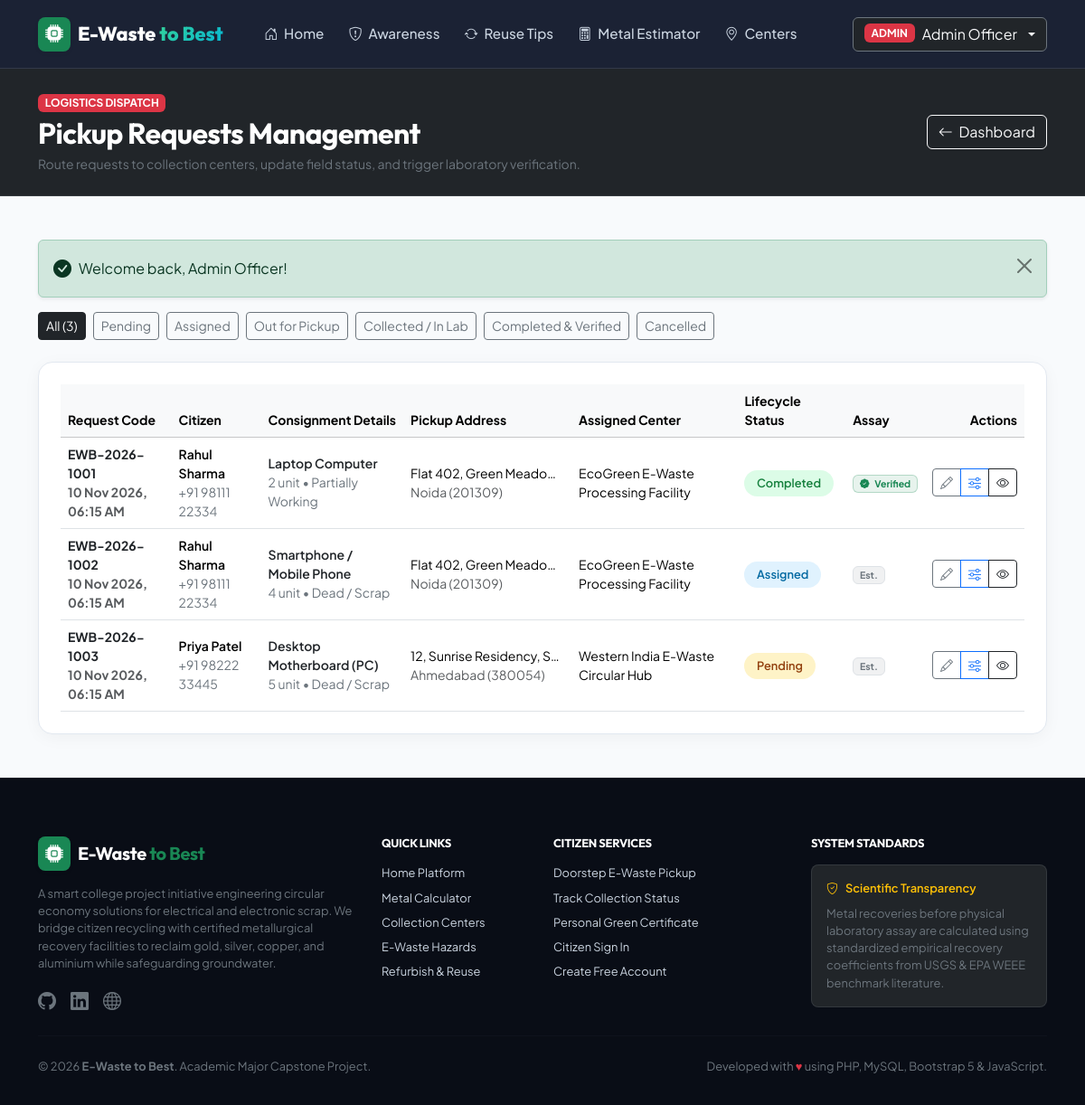
Screenshot of /admin/pickups.php (signed in) with the database file from the repository.
### tables this page shows
CREATE TABLE `pickup_requests` (
  `id` INT AUTO_INCREMENT PRIMARY KEY,
  `request_code` VARCHAR(25) NOT NULL UNIQUE,
  `user_id` INT NOT NULL,
  `center_id` INT NULL,
  `device_category_id` INT NOT NULL,
  `quantity` DECIMAL(10, 2) NOT NULL COMMENT 'Number of units or kg',
  `pickup_address` TEXT NOT NULL,
  `pickup_city` VARCHAR(60) NOT NULL,
  `pickup_pincode` VARCHAR(10) NOT NULL,
  `preferred_date` DATE NOT NULL,
  `preferred_slot` ENUM('Morning (9AM - 12PM)', 'Afternoon (12PM - 3PM)', 'Evening (3PM - 6PM)') NOT NULL,
  `item_condition` ENUM('Working', 'Partially Working', 'Dead / Scrap') DEFAULT 'Dead / Scrap',
  `special_notes` TEXT NULL,
  
   
  `est_copper_g` DECIMAL(10, 3) DEFAULT 0.000,
  `est_aluminium_g` DECIMAL(10, 3) DEFAULT 0.000,
  `est_silver_g` DECIMAL(10, 4) DEFAULT 0.0000,
  `est_gold_g` DECIMAL(10, 4) DEFAULT 0.0000,
  `est_total_value` DECIMAL(10, 2) DEFAULT 0.00,
  `est_co2_saved_kg` DECIMAL(10, 2) DEFAULT 0.00,

   
  `is_verified` TINYINT(1) DEFAULT 0,
  `actual_weight_kg` DECIMAL(10, 2) NULL,
  `actual_copper_g` DECIMAL(10, 3) NULL,
  `actual_aluminium_g` DECIMAL(10, 3) NULL,
  `actual_silver_g` DECIMAL(10, 4) NULL,
  `actual_gold_g` DECIMAL(10, 4) NULL,
  `actual_payout_value` DECIMAL(10, 2) NULL,
  `verification_notes` TEXT NULL,

   
  `status` ENUM('Pending', 'Assigned', 'Out for Pickup', 'Collected', 'Completed', 'Cancelled') DEFAULT 'Pending',
  `admin_remarks` TEXT NULL,
  `created_at` TIMESTAMP DEFAULT CURRENT_TIMESTAMP,
  `updated_at` TIMESTAMP DEFAULT CURRENT_TIMESTAMP ON UPDATE CURRENT_TIMESTAMP,

  FOREIGN KEY (`user_id`) REFERENCES `users`(`id`) ON DELETE CASCADE,
  FOREIGN KEY (`center_id`) REFERENCES `collection_centers`(`id`) ON DELETE SET NULL,
  FOREIGN KEY (`device_category_id`) REFERENCES `device_categories`(`id`) ON DELETE RESTRICT
);

CREATE TABLE `users` (
  `id` INT AUTO_INCREMENT PRIMARY KEY,
  `fullname` VARCHAR(100) NOT NULL,
  `email` VARCHAR(120) NOT NULL UNIQUE,
  `password` VARCHAR(255) NOT NULL,
  `phone` VARCHAR(20) NOT NULL,
  `address` TEXT NOT NULL,
  `city` VARCHAR(60) NOT NULL,
  `pincode` VARCHAR(10) NOT NULL,
  `role` ENUM('user', 'admin') DEFAULT 'user',
  `created_at` TIMESTAMP DEFAULT CURRENT_TIMESTAMP,
  `updated_at` TIMESTAMP DEFAULT CURRENT_TIMESTAMP ON UPDATE CURRENT_TIMESTAMP
);

CREATE TABLE `device_categories` (
  `id` INT AUTO_INCREMENT PRIMARY KEY,
  `category_name` VARCHAR(100) NOT NULL,
  `unit_type` ENUM('unit', 'kg') DEFAULT 'unit',
  `description` VARCHAR(255),
  `copper_yield_g` DECIMAL(10, 4) DEFAULT 0.0000 COMMENT 'Grams of Copper per unit or kg',
  `aluminium_yield_g` DECIMAL(10, 4) DEFAULT 0.0000 COMMENT 'Grams of Aluminium per unit or kg',
  `silver_yield_g` DECIMAL(10, 4) DEFAULT 0.0000 COMMENT 'Grams of Silver per unit or kg',
  `gold_yield_g` DECIMAL(10, 4) DEFAULT 0.0000 COMMENT 'Grams of Gold per unit or kg',
  `co2_saving_kg` DECIMAL(10, 2) DEFAULT 0.00 COMMENT 'Estimated CO2 avoided per unit or kg',
  `toxic_diverted_kg` DECIMAL(10, 2) DEFAULT 0.00 COMMENT 'Toxic material diverted from landfill',
  `is_active` TINYINT(1) DEFAULT 1
);

CREATE TABLE `collection_centers` (
  `id` INT AUTO_INCREMENT PRIMARY KEY,
  `center_name` VARCHAR(150) NOT NULL,
  `contact_person` VARCHAR(100) NOT NULL,
  `phone` VARCHAR(25) NOT NULL,
  `email` VARCHAR(100) NOT NULL,
  `address` TEXT NOT NULL,
  `city` VARCHAR(60) NOT NULL,
  `state` VARCHAR(60) NOT NULL,
  `pincode` VARCHAR(10) NOT NULL,
  `operating_hours` VARCHAR(100) DEFAULT '9:00 AM - 6:00 PM (Mon-Sat)',
  `accepted_items` TEXT COMMENT 'Comma separated device categories',
  `latitude` DECIMAL(10, 7) NULL,
  `longitude` DECIMAL(10, 7) NULL,
  `is_active` TINYINT(1) DEFAULT 1,
  `created_at` TIMESTAMP DEFAULT CURRENT_TIMESTAMP
);

### admin/pickups.php (the view, shortened to what this page needs)
<?php
require_once __DIR__ . '/../includes/functions.php';
require_once __DIR__ . '/../includes/admin_check.php';
$statusFilter = $_GET['status'] ?? 'all';
$requests = [];
if ($pdo) {
    try {
        $sql = "
            SELECT r.*, c.category_name, c.unit_type, cc.center_name, cc.city as center_city,
                   u.fullname as citizen_name, u.phone as citizen_phone
            FROM pickup_requests r
            JOIN device_categories c ON r.device_category_id = c.id
            LEFT JOIN collection_centers cc ON r.center_id = cc.id
            JOIN users u ON r.user_id = u.id
        ";
        $params = [];
        $sql .= " ORDER BY r.created_at DESC";
        $stmt = $pdo->prepare($sql);
        $stmt->execute($params);
        $requests = $stmt->fetchAll();
    } catch (PDOException $e) {
        $requests = [];
    }
}
require_once __DIR__ . '/../includes/header.php';
?>
<div class="bg-dark text-white py-4 border-bottom border-secondary border-opacity-25">
    <div class="container">
        <div class="d-flex flex-column flex-md-row justify-content-between align-items-md-center gap-3">
            <div>
                <span class="badge bg-danger small mb-1">LOGISTICS DISPATCH</span>
                <h2 class="fw-bold mb-1">Pickup Requests Management</h2>
                <p class="text-secondary small mb-0">Route requests to collection centers, update field status, and trigger laboratory verification.</p>
            </div>
            <div>
                <a href="<?= BASE_URL ?>/admin/dashboard.php" class="btn btn-outline-light">
                    <i class="bi bi-arrow-left me-1"></i> Dashboard
                </a>
            </div>
        </div>
    </div>
</div>
<div class="container py-5">
    <div class="d-flex flex-wrap gap-2 mb-4">
        <a href="<?= BASE_URL ?>/admin/pickups.php?status=all" class="btn btn-sm <?= ($statusFilter === 'all') ? 'btn-dark' : 'btn-outline-secondary' ?>">
            All (<?= count($requests) ?>)
        </a>
        <a href="<?= BASE_URL ?>/admin/pickups.php?status=Pending" class="btn btn-sm <?= ($statusFilter === 'Pending') ? 'btn-warning text-dark' : 'btn-outline-secondary' ?>">
            Pending
        </a>
        <a href="<?= BASE_URL ?>/admin/pickups.php?status=Assigned" class="btn btn-sm <?= ($statusFilter === 'Assigned') ? 'btn-primary' : 'btn-outline-secondary' ?>">
            Assigned
        </a>
        <a href="<?= BASE_URL ?>/admin/pickups.php?status=Out for Pickup" class="btn btn-sm <?= ($statusFilter === 'Out for Pickup') ? 'btn-info text-dark' : 'btn-outline-secondary' ?>">
            Out for Pickup
        </a>
        <a href="<?= BASE_URL ?>/admin/pickups.php?status=Collected" class="btn btn-sm <?= ($statusFilter === 'Collected') ? 'btn-secondary' : 'btn-outline-secondary' ?>">
            Collected / In Lab
        </a>
        <a href="<?= BASE_URL ?>/admin/pickups.php?status=Completed" class="btn btn-sm <?= ($statusFilter === 'Completed') ? 'btn-success' : 'btn-outline-secondary' ?>">
            Completed & Verified
        </a>
        <a href="<?= BASE_URL ?>/admin/pickups.php?status=Cancelled" class="btn btn-sm <?= ($statusFilter === 'Cancelled') ? 'btn-danger' : 'btn-outline-secondary' ?>">
            Cancelled
        </a>
    </div>
    <div class="card card-modern p-4">
        <?php if (!empty($requests)): ?>
            <div class="table-responsive">
                <table class="table table-hover align-middle mb-0 small">
                    <thead class="table-light">
                        <tr>
                            <th>Request Code</th>
                            <th>Citizen</th>
                            <th>Consignment Details</th>
                            <th>Pickup Address</th>
                            <th>Assigned Center</th>
                            <th>Lifecycle Status</th>
                            <th>Assay</th>
                            <th class="text-end">Actions</th>
                        </tr>
                    </thead>
                    <tbody>
                        <?php foreach ($requests as $req): ?>
                            <?php $statusSlug = strtolower(str_replace(' ', '-', $req['status'])); ?>
                            <tr>
                                <td class="fw-bold">
                                    <a href="<?= BASE_URL ?>/user/view-request.php?code=<?= urlencode($req['request_code']) ?>" class="text-dark text-decoration-none fw-bold">
                                        <?= sanitize($req['request_code']) ?>
                                    </a>
                                    <div class="text-muted text-xs"><?= date('d M Y, h:i A', strtotime($req['created_at'])) ?></div>
                                </td>
                                <td>
                                    <div class="fw-semibold"><?= sanitize($req['citizen_name']) ?></div>
                                    <div class="text-secondary text-xs"><?= sanitize($req['citizen_phone']) ?></div>
                                </td>
                                <td>
                                    <div class="fw-semibold text-dark"><?= sanitize($req['category_name']) ?></div>
                                    <div class="text-secondary text-xs"><?= (float)$req['quantity'] ?> <?= sanitize($req['unit_type']) ?> &bull; <?= sanitize($req['item_condition']) ?></div>
                                </td>
                                <td>
                                    <div class="text-truncate" style="max-width: 170px;" title="<?= sanitize($req['pickup_address']) ?>">
                                        <?= sanitize($req['pickup_address']) ?>
                                    </div>
                                    <div class="text-muted text-xs"><?= sanitize($req['pickup_city']) ?> (<?= sanitize($req['pickup_pincode']) ?>)</div>
                                </td>
                                <td>
                                    <?= !empty($req['center_name']) ? sanitize($req['center_name']) : '<span class="text-danger small">Unassigned</span>' ?>
                                </td>
                                <td>
                                    <span class="badge-status badge-status-<?= $statusSlug ?>">
                                        <?= sanitize($req['status']) ?>
                                    </span>
                                </td>
                                <td>
                                    <?php if ($req['is_verified']): ?>
                                        <span class="badge bg-success bg-opacity-10 text-success border border-success border-opacity-25">
                                            <i class="bi bi-patch-check-fill me-1"></i> Verified
                                        </span>
                                    <?php else: ?>
                                        <span class="badge bg-secondary bg-opacity-10 text-secondary border">
                                            Est.
                                        </span>
                                    <?php endif; ?>
                                </td>
                                <td class="text-end">
                                    <div class="btn-group btn-group-sm">
                                        <button type="button" class="btn btn-outline-secondary" data-bs-toggle="modal" data-bs-target="#updateModal<?= $req['id'] ?>" title="Quick Update Status">
                                            <i class="bi bi-pencil"></i>
                                        </button>
                                        <a href="<?= BASE_URL ?>/admin/verify-pickup.php?id=<?= $req['id'] ?>" class="btn btn-outline-primary" title="Record Lab Verified Assay">
                                            <i class="bi bi-sliders"></i>
                                        </a>
                                        <a href="<?= BASE_URL ?>/user/view-request.php?code=<?= urlencode($req['request_code']) ?>" class="btn btn-outline-dark" title="View Voucher">
                                            <i class="bi bi-eye"></i>
                                        </a>
                                    </div>
                                </td>
                            </tr>
                        <?php endforeach; ?>
                    </tbody>
                </table>
            </div>
        <?php endif; ?>
    </div>
</div>
<?php require_once __DIR__ . '/../includes/footer.php'; ?>

### assets/css/style.css (style rules this page uses)
:root { --primary-emerald: #10b981; --primary-dark: #064e3b; --primary-light: #d1fae5; --secondary-teal: #0d9488; --accent-cyan: #06b6d4; --dark-slate: #0f172a; --surface-card: #ffffff; --bg-soft: #f8fafc; --text-primary: #1e293b; --text-secondary: #64748b; --border-color: #e2e8f0; --metal-gold: #f59e0b; --metal-gold-bg: #fef3c7; --metal-silver: #64748b; --metal-silver-bg: #f1f5f9; --metal-copper: #c2410c; --metal-copper-bg: #ffedd5; --metal-aluminium: #475569; --metal-aluminium-bg: #e2e8f0; --font-heading: 'Outfit', sans-serif; --font-body: 'Plus Jakarta Sans', sans-serif; }
body { font-family: var(--font-body); color: var(--text-primary); background-color: var(--bg-soft); min-height: 100vh; display: flex; flex-direction: column; }
h1, h2, h3, h4, h5, h6, .brand-font { font-family: var(--font-heading); font-weight: 700; letter-spacing: -0.02em; }
.card-modern { background: var(--surface-card); border: 1px solid var(--border-color); border-radius: 16px; box-shadow: 0 4px 20px -2px rgba(0, 0, 0, 0.05); transition: transform 0.25s ease, box-shadow 0.25s ease; }
.badge-status { padding: 0.4rem 0.85rem; border-radius: 20px; font-weight: 600; font-size: 0.8rem; }
.badge-status-pending { background: #fef3c7; color: #92400e; }
.badge-status-assigned { background: #e0f2fe; color: #0369a1; }
.badge-status-completed { background: #dcfce7; color: #15803d; }

### rows the page displays
pickup_requests: request_code "EWB-2026-1001", created_at "10 Nov 2026, 06:15 AM", user.fullname "Rahul Sharma", user.phone "+91 98111 22334", device_category.category_name "Laptop Computer", quantity "2", device_category.unit_type "unit", item_condition "Partially Working", pickup_address "Flat 402, Green Meado…", pickup_city "Noida", pickup_pincode "201309", center.center_name "EcoGreen E-Waste Processing Facility", status "Completed", is_verified 1 (drawn)
pickup_requests: request_code "EWB-2026-1002", created_at "10 Nov 2026, 06:15 AM", user.fullname "Rahul Sharma", user.phone "+91 98111 22334", device_category.category_name "Smartphone / Mobile Phone", quantity "4", device_category.unit_type "unit", item_condition "Dead / Scrap", pickup_address "Flat 402, Green Meado…", pickup_city "Noida", pickup_pincode "201309", center.center_name "EcoGreen E-Waste Processing Facility", status "Assigned", is_verified "Est."
pickup_requests: request_code "EWB-2026-1003", created_at "10 Nov 2026, 06:15 AM", user.fullname "Priya Patel", user.phone "+91 98222 33445", device_category.category_name "Desktop Motherboard (PC)", quantity "5", device_category.unit_type "unit", item_condition "Dead / Scrap", pickup_address "12, Sunrise Residency, S…", pickup_city "Ahmedabad", pickup_pincode "380054", center.center_name "Western India E-Waste Circular Hub", status "Pending", is_verified "Est."

### other values shown
$userName "Admin Officer"
$flash['message'] "Welcome back, Admin Officer!"
count($requests) "3"
APP_NAME "E-Waste to Best"
